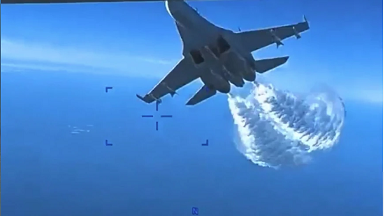
#> input picture test_img.png, 384 x 216 px
$ jupyter execute --allow-errors 3.ipynb
#> lines starting #> are read from the running program, lines starting #| are printed output that depends on the picture; after the words box and inside, x2 and y2 are one past the last pixel; in counts of white or black regions, pixels touching at a corner belong together
图像边缘特征检测程序

[cell 1]
from cv2 import cv2
import numpy as np
import matplotlib.pyplot as plt

# 读取图像
img = cv2.imread('test_img.png', 0)
#> img: shape (216, 384); min 28, max 255, mean 132.1

# 形态学运算：膨胀、腐蚀、开运算、闭运算
kernel = np.ones((5,5), np.uint8)
dilation = cv2.dilate(img, kernel, iterations=1)
erosion = cv2.erode(img, kernel, iterations=1)
opening = cv2.morphologyEx(img, cv2.MORPH_OPEN, kernel)
closing = cv2.morphologyEx(img, cv2.MORPH_CLOSE, kernel)

# 边缘检测：Canny算法
edges = cv2.Canny(img, 100, 200)
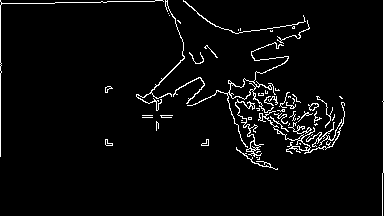
#> edges: shape (216, 384); 3.8% white in thin lines or dots

# 显示图像
titles = ['Original Image', 'Dilation', 'Erosion', 'Opening', 'Closing', 'Edges']
images = [img, dilation, erosion, opening, closing, edges]

for i in range(6):
    plt.subplot(2, 3, i+1)
    plt.imshow(images[i], 'gray')
    plt.title(titles[i])
    plt.xticks([]), plt.yticks([])

plt.show()

图像去噪程序

[cell 2]
from cv2 import cv2
import numpy as np

img = cv2.imread('test_img.png')
#> img is the input picture: shape (216, 384, 3); mean B, G, R 205.4, 134.3, 72.9
gray = cv2.cvtColor(img, cv2.COLOR_BGR2GRAY)

_, binary = cv2.threshold(gray, 0, 255, cv2.THRESH_BINARY+cv2.THRESH_OTSU)
#> binary: shape (216, 384); 32.4% white; 43 white regions (38 under 20 px), largest, box (x1, y1, x2, y2) and area: (160, 0, 384, 216) 13754, (1, 0, 184, 112) 12848, (209, 20, 291, 33) 116, (15, 4, 47, 5) 32, (290, 110, 298, 120) 29

kernel = cv2.getStructuringElement(cv2.MORPH_RECT, (3,3))
opening = cv2.morphologyEx(binary, cv2.MORPH_OPEN, kernel)
#> opening: shape (216, 384); 31.1% white; 8 white regions (4 under 20 px), largest, box (x1, y1, x2, y2) and area: (1, 14, 184, 104) 12632, (207, 39, 384, 167) 12613, (167, 78, 204, 109) 509, (280, 103, 287, 108) 25

closing = cv2.morphologyEx(opening, cv2.MORPH_CLOSE, kernel)
#> closing: shape (216, 384); 31.6% white; 5 white regions (1 under 20 px), largest, box (x1, y1, x2, y2) and area: (207, 39, 384, 167) 12897, (0, 14, 184, 104) 12748, (167, 78, 204, 109) 524, (280, 103, 287, 108) 25

blur = cv2.GaussianBlur(closing, (3,3), 0)

import matplotlib.pyplot as plt

plt.imshow(blur, cmap='gray')
plt.show()

[cell 3]
from cv2 import cv2
import numpy as np
from matplotlib import pyplot as plt

# 读取图像
img = cv2.imread('test_img.png')

# 将图像转换为灰度图
gray = cv2.cvtColor(img, cv2.COLOR_BGR2GRAY)

# 对灰度图像进行二值化
_, binary = cv2.threshold(gray, 0, 255, cv2.THRESH_BINARY + cv2.THRESH_OTSU)

# 定义结构元素
kernel = cv2.getStructuringElement(cv2.MORPH_RECT, (3, 3))

# 对二值化图像进行形态学开操作，去除噪点
opened = cv2.morphologyEx(binary, cv2.MORPH_OPEN, kernel)

# 对开操作结果进行形态学闭操作，填补空洞
closed = cv2.morphologyEx(opened, cv2.MORPH_CLOSE, kernel)

# 展示图像
plt.imshow(closed, cmap='gray')
plt.show()

实现车牌与背景分割

[cell 4]
from cv2 import cv2
import matplotlib.pyplot as plt

# 读取车牌图像
img = cv2.imread('pure.jpeg')
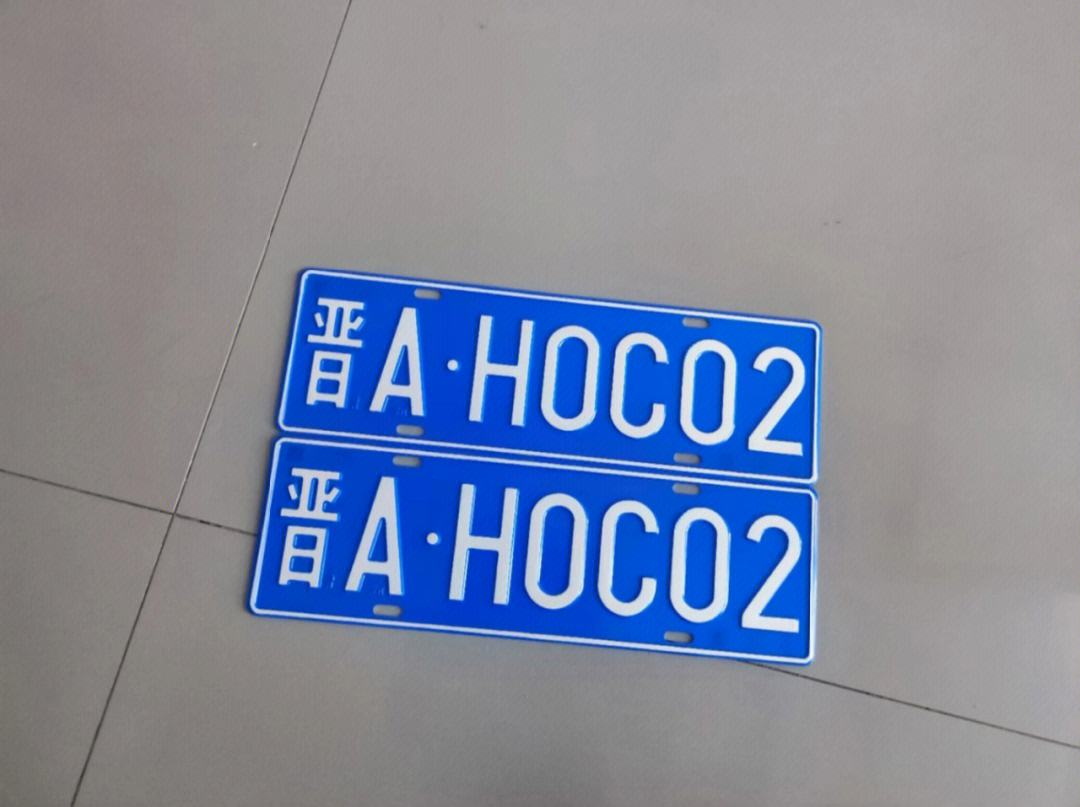
#> input picture pure.jpeg, 1080 x 807 px
#> img is the input picture: shape (807, 1080, 3); mean B, G, R 157.9, 137.1, 128.7
# 将图像转换为灰度图
gray = cv2.cvtColor(img, cv2.COLOR_BGR2GRAY)
#> gray: shape (807, 1080)
# 对灰度图像进行二值化
_, binary = cv2.threshold(gray, 100, 255, cv2.THRESH_BINARY_INV)
#> binary: shape (807, 1080); 15.2% white; 74 white regions (54 under 20 px), largest, box (x1, y1, x2, y2) and area: (256, 442, 812, 658) 59142, (284, 274, 816, 479) 52041, (232, 268, 821, 676) 8242
# 定义结构元素
kernel = cv2.getStructuringElement(cv2.MORPH_RECT, (5, 5))
# 对二值化图像进行形态学开操作
opened = cv2.morphologyEx(binary, cv2.MORPH_OPEN, kernel)
#> opened: shape (807, 1080); 14.5% white; 27 white regions, largest, box (x1, y1, x2, y2) and area: (256, 442, 812, 658) 58816, (284, 274, 816, 479) 51647, (242, 275, 645, 612) 4653
# 对开操作结果进行形态学闭操作
closed = cv2.morphologyEx(opened, cv2.MORPH_CLOSE, kernel)
#> closed: shape (807, 1080); 14.7% white; 15 white regions, largest, box (x1, y1, x2, y2) and area: (242, 274, 816, 658) 116588, (540, 506, 574, 595) 2403, (685, 520, 717, 609) 2387

# 显示处理后的车牌图像和二值化图像
plt.subplot(131)
plt.imshow(img[..., ::-1])
plt.title('Original Image')
plt.subplot(132)
plt.imshow(binary, cmap='gray')
plt.title('Binary Image')
plt.subplot(133)
plt.imshow(closed, cmap='gray')
plt.title('After Morphology Operation')
plt.show()

[cell 5]
from cv2 import cv2
import numpy as np
import matplotlib.pyplot as plt

# 读取图像并转换为灰度图
img = cv2.imread('pure.jpeg')
gray = cv2.cvtColor(img, cv2.COLOR_BGR2GRAY)

# 对灰度图进行二值化处理
_, thresh = cv2.threshold(gray, 0, 255, cv2.THRESH_BINARY_INV + cv2.THRESH_OTSU)
#> thresh: shape (807, 1080); 15.8% white; 96 white regions (71 under 20 px), largest, box (x1, y1, x2, y2) and area: (255, 442, 812, 658) 60036, (283, 274, 816, 479) 52911, (0, 268, 933, 807) 11576

# 对二值化图像进行形态学处理，去除噪声和小的不连通区域
kernel = np.ones((3, 3), np.uint8)
opening = cv2.morphologyEx(thresh, cv2.MORPH_OPEN, kernel, iterations=2)
#> opening: shape (807, 1080); 15% white; 27 white regions

# 查找并绘制车牌轮廓
contours, hierarchy = cv2.findContours(opening, cv2.RETR_EXTERNAL, cv2.CHAIN_APPROX_SIMPLE)
#> contours = 15 contours, 1 with area under 20; largest, box (x1, y1, x2, y2) and area: (256, 442, 812, 658) 89314, (284, 274, 816, 479) 77585, (241, 272, 682, 613) 4598, (733, 477, 779, 486) 187, (0, 790, 16, 807) 160
plate_contour = None
for contour in contours:
    x, y, w, h = cv2.boundingRect(contour)
    # if 2 < w / h < 8 and w > 100 and h > 20:
    if 2 < w / h < 8 and w > 50 and h > 20:
        plate_contour = contour
        cv2.rectangle(img, (x, y), (x+w, y+h), (0, 0, 255), 2)
#> this loop made 15 passes
#> (x, y, w, h) on passes 1, 2, 3, 4, 5, 6, 7, 8, 9, 10, 11, 13: (18, 798, 18, 9), (70, 796, 7, 11), (0, 790, 16, 17), (75, 784, 6, 8), (6, 781, 10, 8), (0, 768, 9, 10), (0, 761, 5, 6), (746, 659, 14, 7), (780, 482, 28, 7), (733, 477, 46, 9), (696, 473, 36, 8), (256, 442, 556, 216)
#> (contour, x, y, w, h) on pass 12: ([[688, 472], [688, 476], [693, 476], [693, 472]], 688, 472, 6, 5)
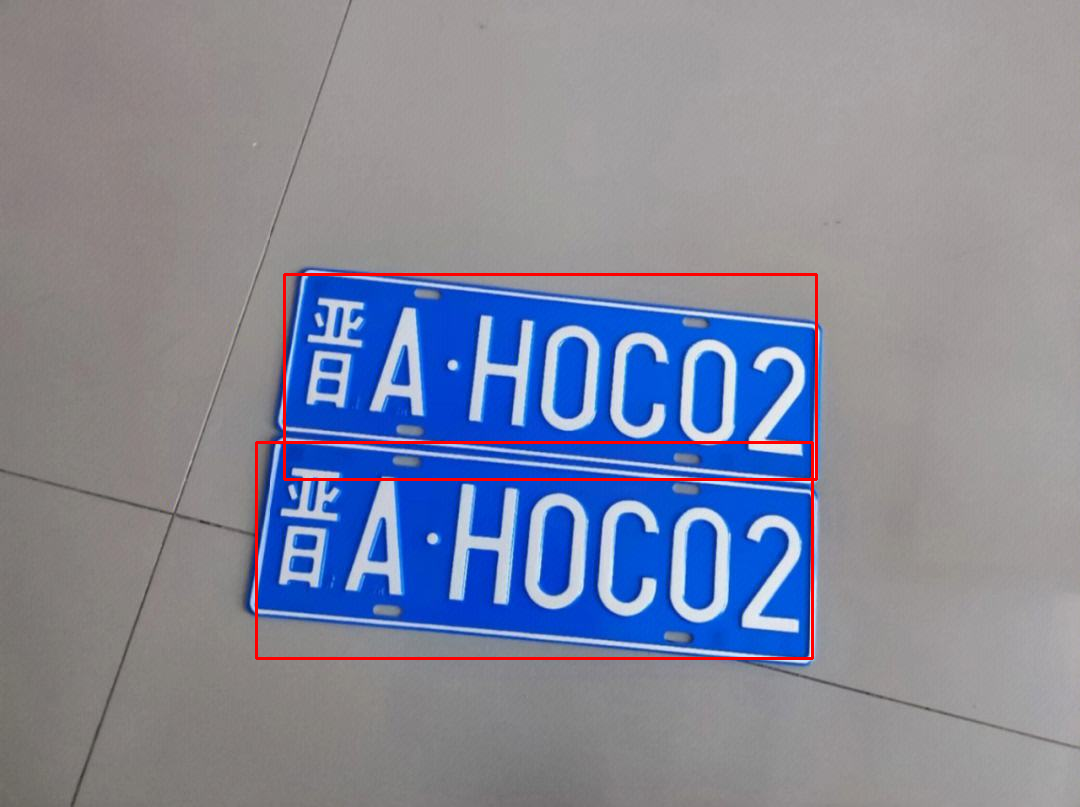
#> img: shape (807, 1080, 3); 1.04% of pixels changed, all inside (x1, y1, x2, y2) = (255, 273, 818, 660)

# 展示处理结果
plt.imshow(cv2.cvtColor(img, cv2.COLOR_BGR2RGB))
plt.show()

[cell 6]
from cv2 import cv2
import numpy as np
from matplotlib import pyplot as plt

# 读取图片
img = cv2.imread('pure.jpeg')

# 灰度化
gray = cv2.cvtColor(img, cv2.COLOR_BGR2GRAY)

# 二值化
ret, thresh = cv2.threshold(gray, 0, 255, cv2.THRESH_BINARY + cv2.THRESH_OTSU)
#> ret = 109

# 形态学操作
kernel = np.ones((3,3), np.uint8)
kernel2 = np.ones((5,5), np.uint8)

closing = cv2.morphologyEx(thresh, cv2.MORPH_CLOSE, kernel2, iterations=1)
#> closing: shape (807, 1080); 85% white; 27 black regions, largest, box (x1, y1, x2, y2) and area: (256, 442, 812, 658) 59793, (284, 274, 816, 479) 52538, (241, 272, 682, 613) 5343

opening = cv2.morphologyEx(closing, cv2.MORPH_OPEN, kernel, iterations=2)
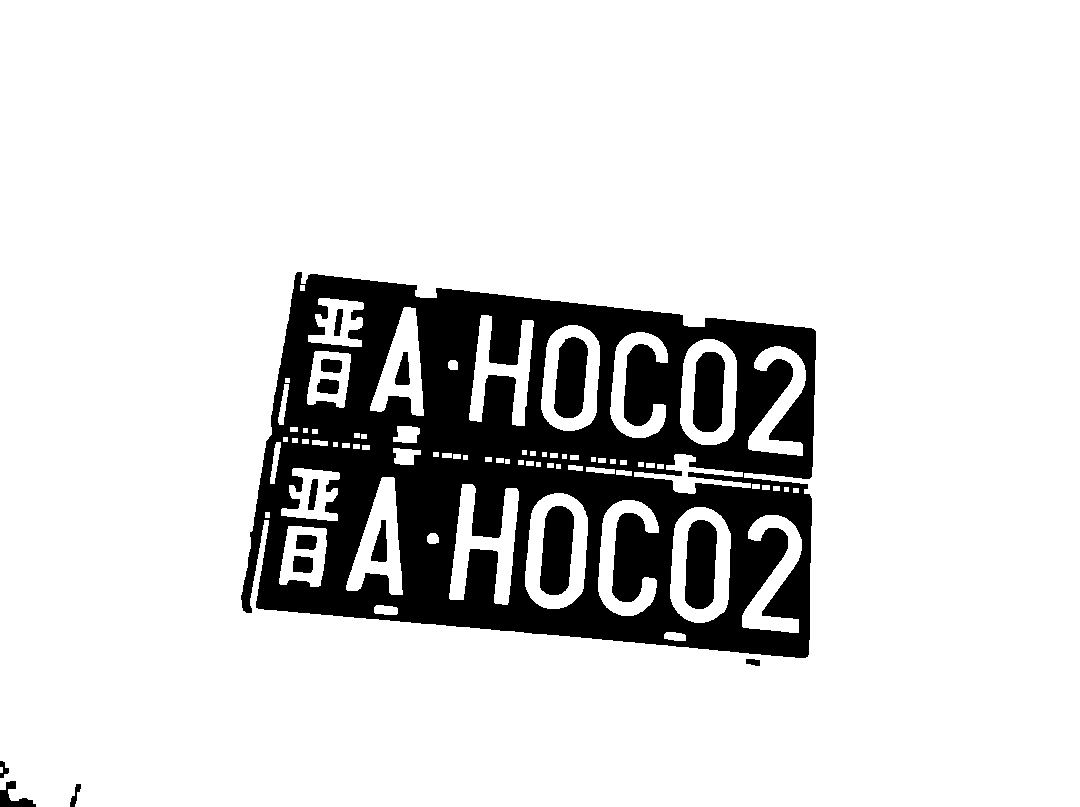
#> opening: shape (807, 1080); 84.8% white; 17 black regions


# 查找轮廓
contours, hierarchy = cv2.findContours(closing, cv2.RETR_TREE, cv2.CHAIN_APPROX_NONE)
#> contours = 43 contours; largest, box (x1, y1, x2, y2) and area: (0, 0, 1080, 807) 869190, (255, 441, 813, 659) 90764, (283, 273, 817, 480) 79013, (240, 271, 683, 614) 6088, (525, 493, 589, 609) 5970

# 绘制检测到的轮廓
cv2.drawContours(img, contours, -1, (0, 255, 0), 2)
#> img: shape (807, 1080, 3); 5.33% of pixels changed, all inside (x1, y1, x2, y2) = (0, 0, 1080, 807)

plate_contour = None
for contour in contours:
    x, y, w, h = cv2.boundingRect(contour)
    # if 2 < w / h < 8 and w > 100 and h > 20:
    if 2 < w / h < 8 and w > 50 and h > 20:
        plate_contour = contour
        cv2.rectangle(img, (x, y), (x+w, y+h), (0, 0, 255), 2)
#> this loop made 43 passes
#> (x, y, w, h) on passes 1 to 12: (0, 0, 1080, 807), (74, 783, 8, 10), (5, 780, 12, 10), (745, 658, 16, 9), (779, 481, 30, 9), (732, 476, 48, 11), (695, 472, 38, 10), (687, 471, 8, 7), (255, 441, 558, 218), (664, 632, 22, 9), (373, 605, 27, 10), (427, 533, 12, 12)
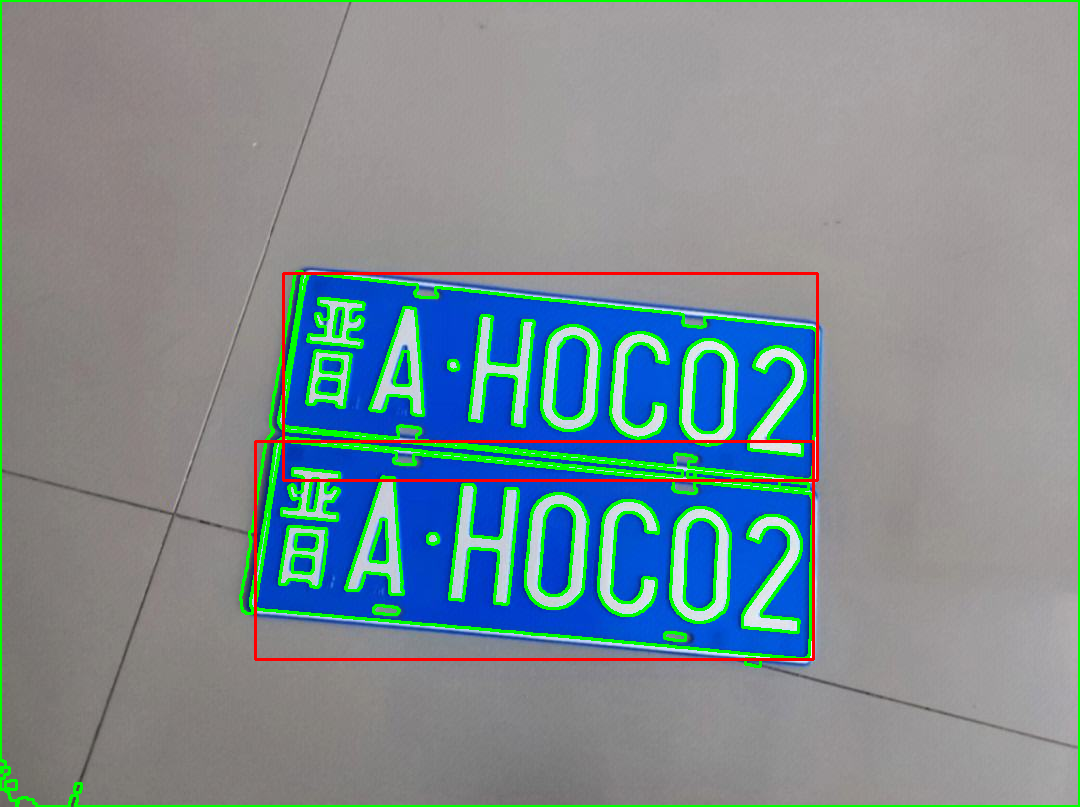
#> img: shape (807, 1080, 3); mean B, G, R 146, 141.6, 124.8

# 显示结果
plt.imshow(cv2.cvtColor(img, cv2.COLOR_BGR2RGB))
plt.show()

（4）利用Python语言环境编写实现车牌分割的程序，实现车牌定位方法和车牌字符的分割。

[cell 7]
from cv2 import cv2
import numpy as np
from matplotlib import pyplot as plt

# 读取车牌图像
img = cv2.imread('pure.jpeg')

# 将图像转换为灰度图
gray = cv2.cvtColor(img, cv2.COLOR_BGR2GRAY)

# 对灰度图像进行二值化
# ret, thresh = cv2.threshold(gray, 0, 255, cv2.THRESH_BINARY + cv2.THRESH_OTSU)
_, thresh = cv2.threshold(gray, 100, 255, cv2.THRESH_BINARY_INV)

# 形态学操作
kernel = np.ones((3,3), np.uint8)
kernel2 = np.ones((5,5), np.uint8)

closing = cv2.morphologyEx(thresh, cv2.MORPH_CLOSE, kernel2, iterations=1)
#> closing: shape (807, 1080); 15.4% white; 62 white regions (44 under 20 px), largest, box (x1, y1, x2, y2) and area: (232, 268, 821, 676) 121233, (539, 506, 574, 595) 2405, (685, 520, 717, 609) 2391

closed = cv2.morphologyEx(closing, cv2.MORPH_OPEN, kernel, iterations=2)
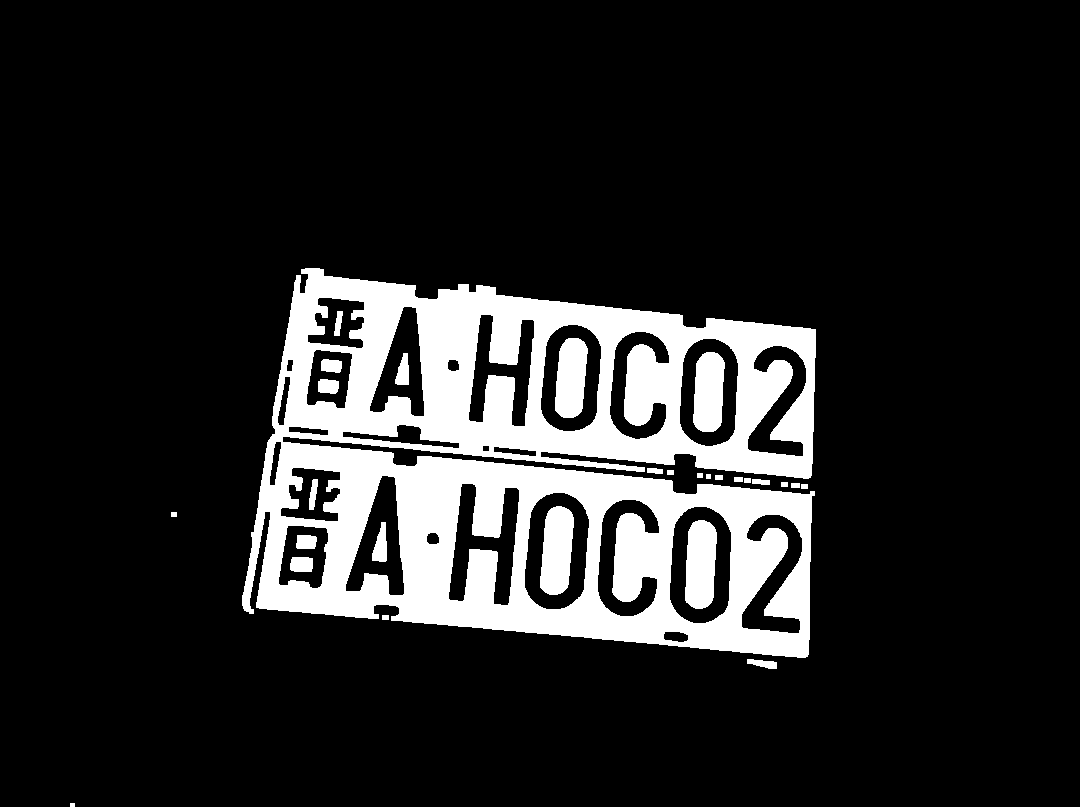
#> closed: shape (807, 1080); 14.8% white; 28 white regions


# 查找轮廓
contours, hierarchy = cv2.findContours(closed, cv2.RETR_TREE, cv2.CHAIN_APPROX_NONE)
#> contours = 54 contours, 2 with area under 20; largest, box (x1, y1, x2, y2) and area: (242, 268, 816, 658) 173400, (524, 492, 590, 610) 6288, (669, 506, 732, 624) 6188, (540, 324, 602, 432) 5429, (679, 338, 739, 447) 5412
contours = sorted(contours, key=cv2.contourArea, reverse=True)[:10]
#> contours = 10 contours; largest, box (x1, y1, x2, y2) and area: (242, 268, 816, 658) 173400, (524, 492, 590, 610) 6288, (669, 506, 732, 624) 6188, (540, 324, 602, 432) 5429, (679, 338, 739, 447) 5412
screenCnt = None

# [5 lines of commented-out code are left out]

chars = []

for c in contours:
    x, y, w, h = cv2.boundingRect(c)
    # if w / h > 1.5 and w < 350 and 10 < h < 100:
    if not (2 < w / h < 8 and w > 50 and h > 20):
        char_img = closed[y:y+h, x:x+w]
        chars.append(char_img)
#> this loop made 10 passes
#> (x, y, w, h) on passes 1 to 10: (242, 268, 574, 390), (524, 492, 66, 118), (669, 506, 63, 118), (540, 324, 62, 108), (679, 338, 60, 109), (448, 483, 72, 123), (345, 475, 60, 121), (468, 314, 67, 113), (369, 306, 56, 111), (597, 499, 63, 118)
#> pass 1, `char_img = closed[y:y+h, x:x+w]`:
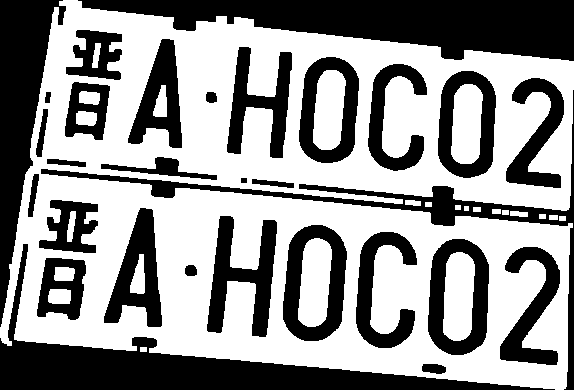
#> char_img: shape (390, 574); 57.3% white; 30 black regions, largest, box (x1, y1, x2, y2) and area: (78, 0, 574, 61) 17305, (0, 244, 555, 390) 15142, (0, 0, 66, 327) 9344
#> after the loop, chars = 10 items

print(len(chars))
#| 10
fig, ax = plt.subplots(1, len(chars), figsize=(len(chars)*3, 3))
for i, char in enumerate(chars):
    ax[i].imshow(char, cmap='gray')
    ax[i].axis('off')
#> this loop made 10 passes
plt.show()

# 绘制车牌区域轮廓
# cv2.drawContours(img, [screenCnt], -1, (0, 255, 0), 3)
cv2.drawContours(img, contours, -1, (0, 255, 0), 2)
#> img: shape (807, 1080, 3); 2.51% of pixels changed, all inside (x1, y1, x2, y2) = (241, 267, 817, 659)

# 显示处理结果
plt.subplot(1, 2, 1)
plt.imshow(cv2.cvtColor(closed, cv2.COLOR_BGR2RGB))
plt.title('closed')
plt.subplot(1, 2, 2)
plt.imshow(cv2.cvtColor(img, cv2.COLOR_BGR2RGB))
plt.title('img')
plt.show()
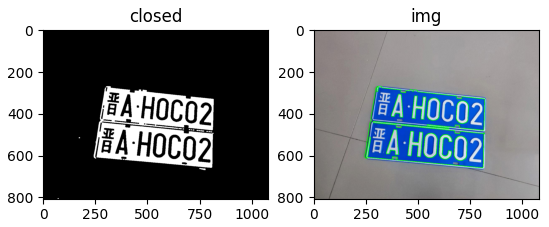
#> figure drawn by matplotlib, 2 panels
